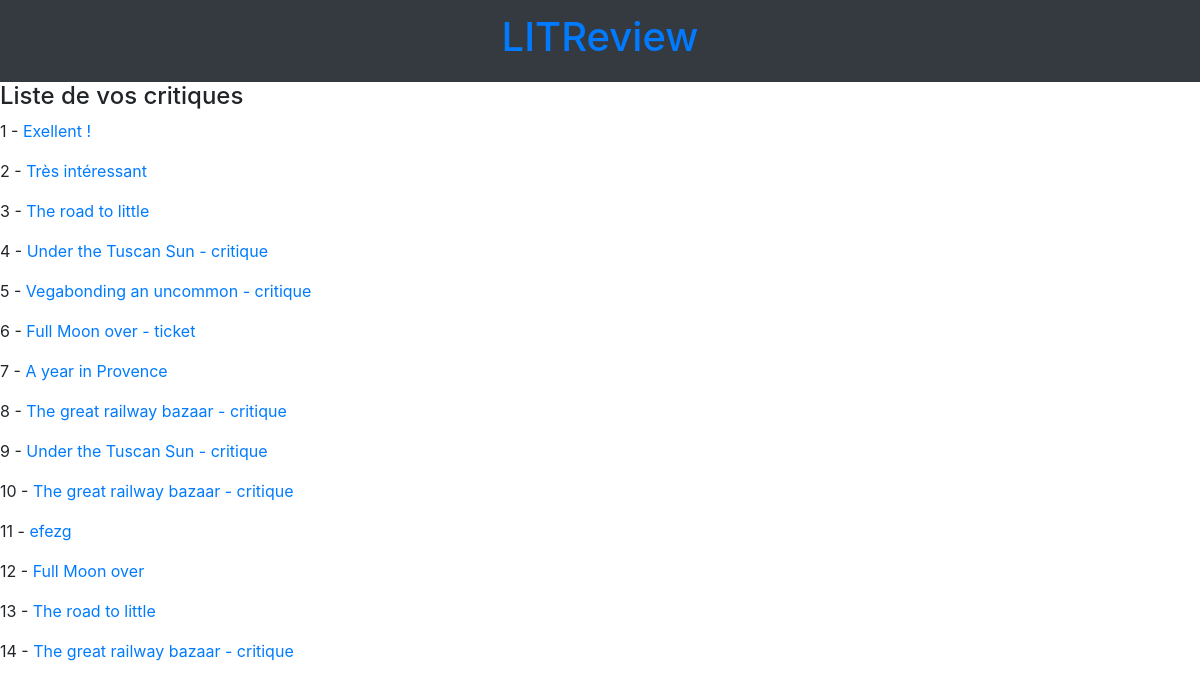
Page /reviews/list/ on the earlier database version.
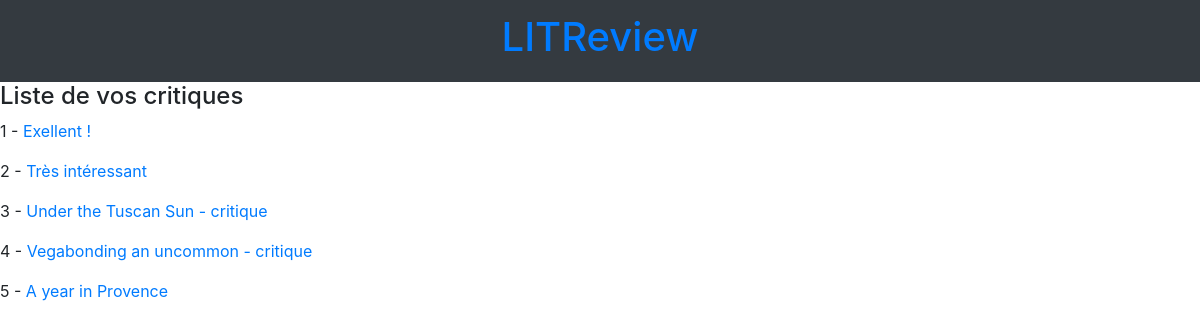
Same page on the later database version.
### reviews/models.py (models this page shows, shortened)
class Review(models.Model):
    ticket = models.ForeignKey(to=Ticket, on_delete=models.CASCADE, related_name='reviews')
    rating = models.PositiveSmallIntegerField(
        validators=[MinValueValidator(0), MaxValueValidator(5)])
    headline = models.CharField(max_length=128)
    body = models.CharField(max_length=8192, blank=True)
    user = models.ForeignKey(
        to=settings.AUTH_USER_MODEL, on_delete=models.CASCADE, related_name='reviews')
    time_created = models.DateTimeField(auto_now_add=True)  # Add this
    def get_absolute_url(self):
        return reverse("reviews:review-detail", kwargs={"pk": self.id})

### reviews/views.py (the view)
# urls.py: path('reviews/list/', views.ReviewListView.as_view(), name='review-list'),
class ReviewListView(ListView):
    template_name = 'reviews/review_list.html'
    queryset = Review.objects.all()

### reviews/templates/reviews/review_list.html
{% extends 'reviews/includes/header.html' %}
{% block content %}
     <h4>Liste de vos critiques</h4>
     {% for instance in object_list %}
          <p>{{ forloop.counter }} - <a href='{{ instance.get_absolute_url }}'>{{ instance.headline }}</a></p>
     {% endfor %}
{% endblock %}

Differences in the rows shown:
removed Review: headline "The road to little"
removed Review: headline "Full Moon over - ticket"
removed Review: headline "The great railway bazaar - critique"
removed Review: headline "Under the Tuscan Sun - critique"
removed Review: headline "The great railway bazaar - critique"
removed Review: headline "efezg"
removed Review: headline "Full Moon over"
removed Review: headline "The road to little"
removed Review: headline "The great railway bazaar - critique"
